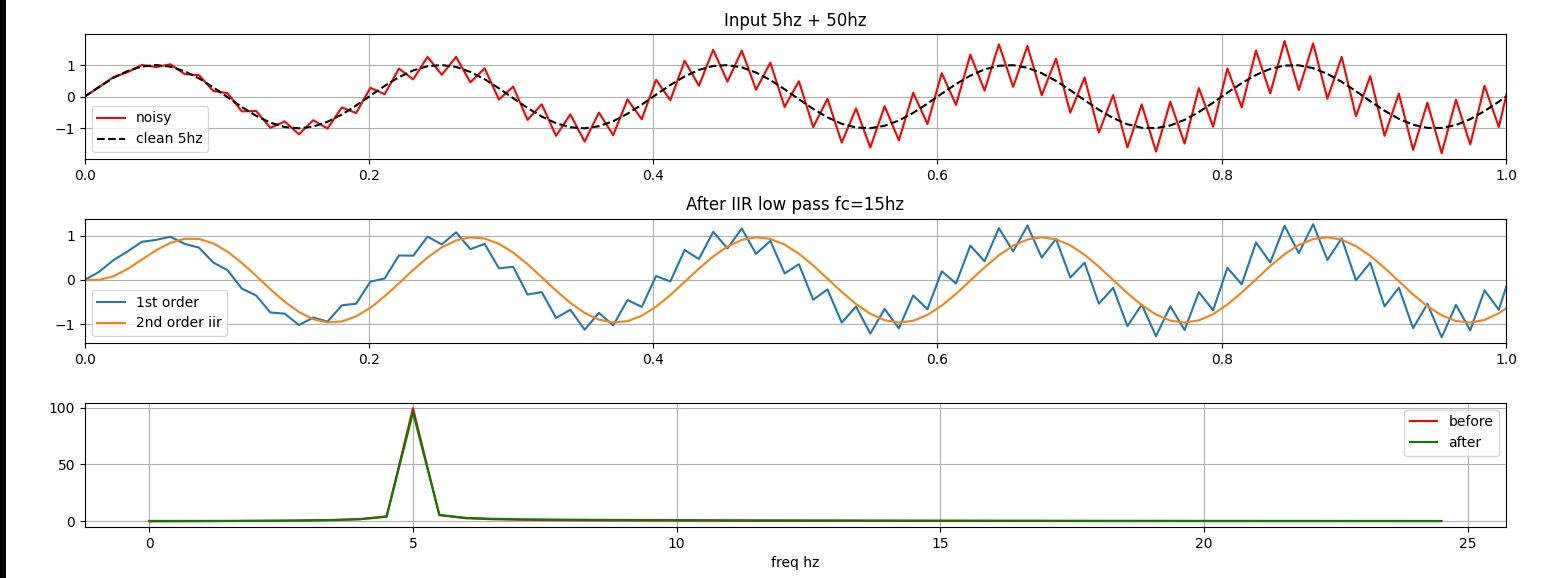

Recreate this plot in Python.
import numpy as np
import matplotlib.pyplot as plt

# Day 18 - IIR filter, finally

fs = 100
t = np.linspace(0, 2, 2*fs)

# my signal, 5hz + 50hz noise
clean = np.sin(2*np.pi*5*t)
noise = np.sin(2*np.pi*50*t)
noisy = clean + 0.8*noise

print("signal created")

# IIR low pass
# y[n] = alpha*x[n] + (1-alpha)*y[n-1]
# this feedback part is diff from FIR
fc = 15
alpha = 1 - np.exp(-2*np.pi*fc/fs)
print(f"alpha = {alpha}")

y = np.zeros(len(t))
y[0] = noisy[0]

for n in range(1, len(t)):
    y[n] = alpha*noisy[n] + (1-alpha)*y[n-1]

# second order try, coefficients from online calculator for 15hz
# b0,b1,b2 and a1,a2
b0 = 0.067
b1 = 0.134
b2 = 0.067
a1 = -1.143
a2 = 0.412

y2 = np.zeros(len(t))
for n in range(2, len(t)):
    y2[n] = b0*noisy[n] + b1*noisy[n-1] + b2*noisy[n-2] - a1*y2[n-1] - a2*y2[n-2]

print("filtering done")

# plot
plt.figure(figsize=(10,6))

plt.subplot(3,1,1)
plt.plot(t, noisy, 'r', label='noisy')
plt.plot(t, clean, 'k--', label='clean 5hz')
plt.legend()
plt.grid(True)
plt.xlim(0,1)
plt.title("Input 5hz + 50hz")

plt.subplot(3,1,2)
plt.plot(t, y, label='1st order')
plt.plot(t, y2, label='2nd order iir')
plt.legend()
plt.grid(True)
plt.xlim(0,1)
plt.title("After IIR low pass fc=15hz")

plt.subplot(3,1,3)
# check freq
fft_noisy = np.abs(np.fft.fft(noisy))
fft_y2 = np.abs(np.fft.fft(y2))
freqs = np.fft.fftfreq(len(t), 1/fs)

plt.plot(freqs[:50], fft_noisy[:50], 'r', label='before')
plt.plot(freqs[:50], fft_y2[:50], 'g', label='after')
plt.legend()
plt.grid(True)
plt.xlabel("freq hz")

plt.tight_layout()
plt.savefig("day18_iir.png", dpi=150)
plt.show()

print("day 18 done")
